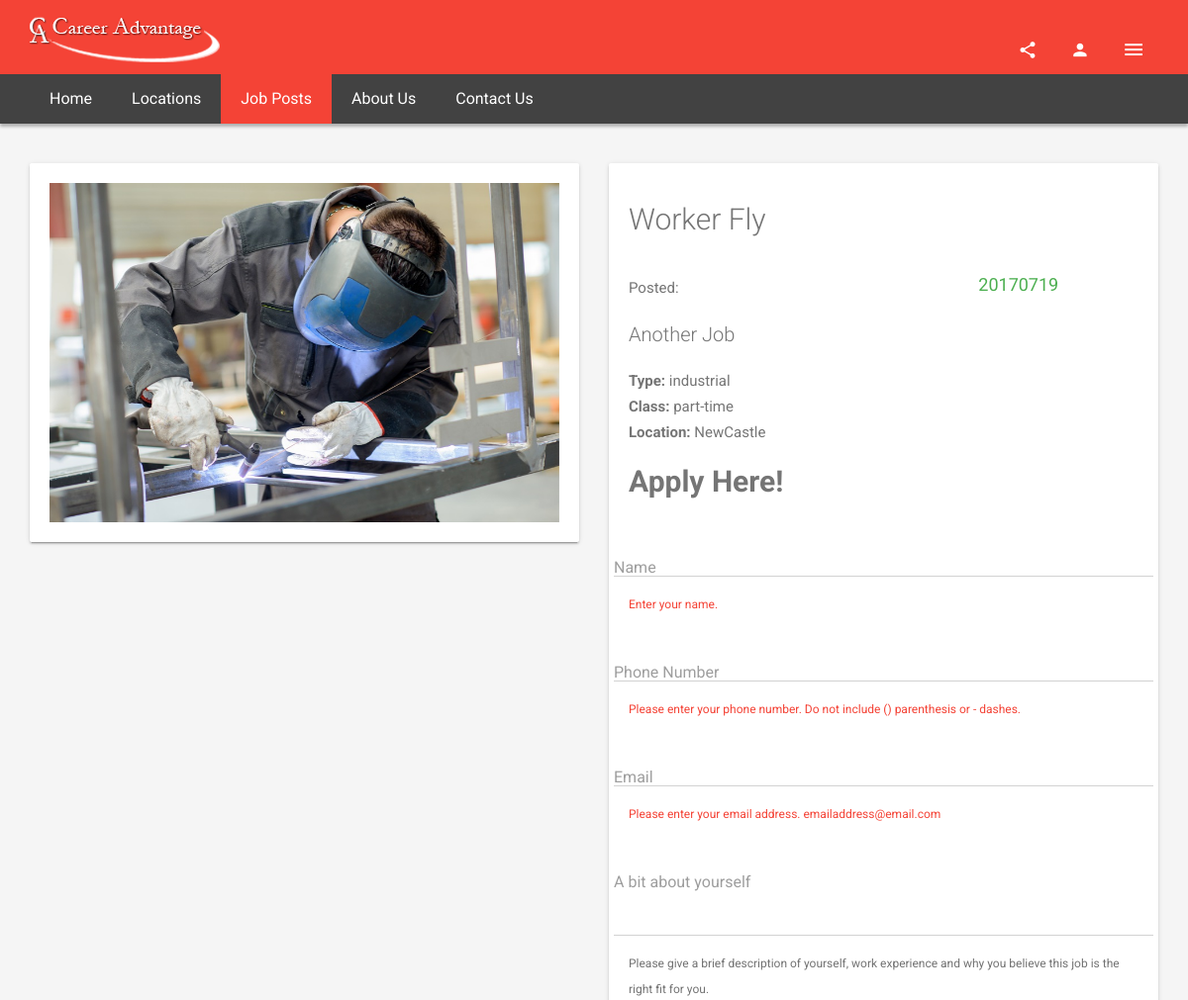
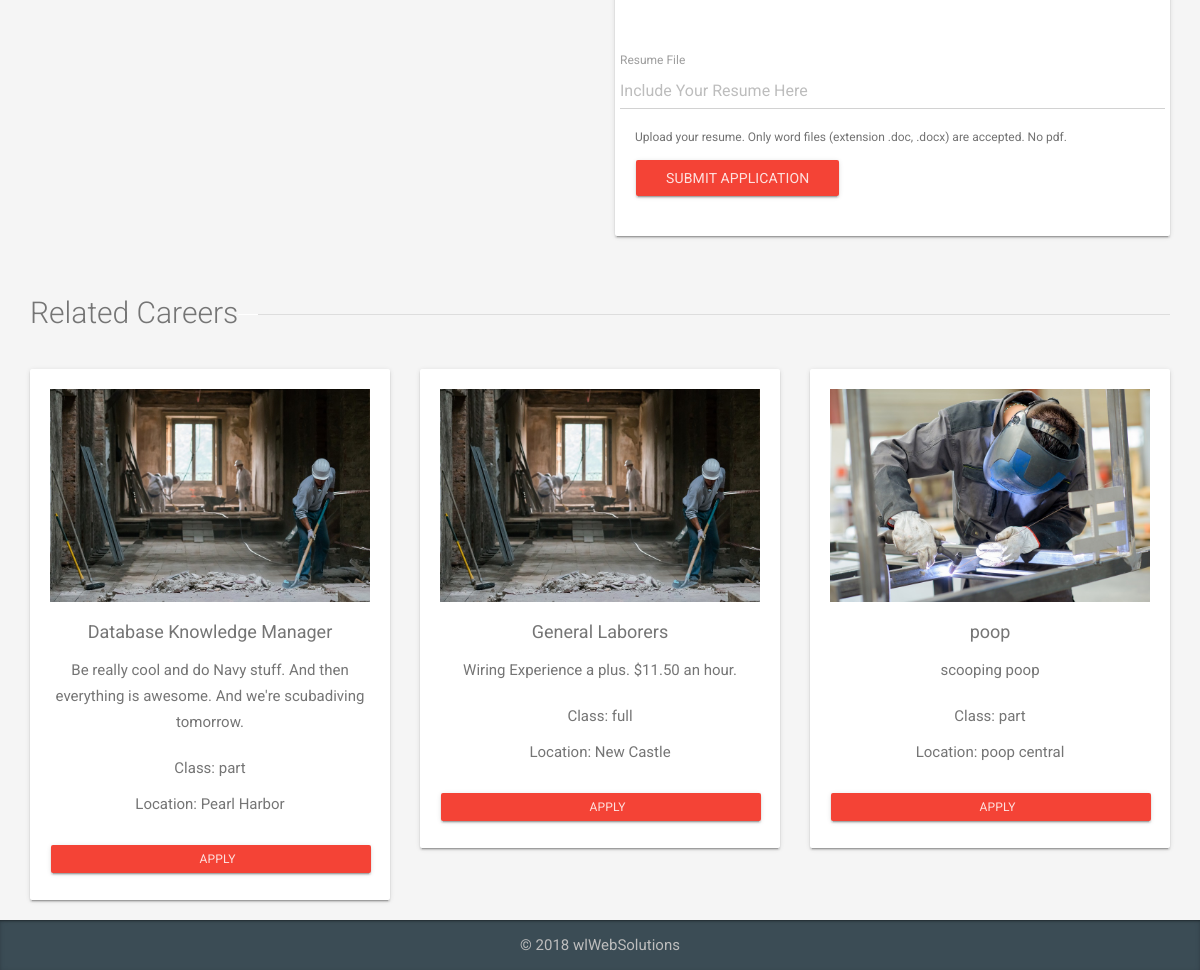
The page /apply.php?id=2 on the database its author committed (2 pictures, top to bottom).
### tables this page shows
CREATE TABLE `jobs` (
  `id` int(11) NOT NULL,
  `name` varchar(255) DEFAULT NULL,
  `class` varchar(255) DEFAULT NULL,
  `type` varchar(255) DEFAULT NULL,
  `location` varchar(255) DEFAULT NULL,
  `description` text,
  `date` int(12) DEFAULT NULL
);

### includes/query_functions.php (called while the page is built, shortened)
<?php
  function find_three_jobs() {
    global $db;
    $sql = "SELECT * FROM jobs ";
    $sql .= "ORDER BY id DESC ";
    $sql .= "LIMIT 3";
    $result = mysqli_query($db, $sql);
    return $result;
  }
  function find_job_by_id($id) {
    global $db;
    $sql = "SELECT * FROM jobs ";
    $sql .= "WHERE id='" . $id . "'";
    $result = mysqli_query($db, $sql);
    $job = mysqli_fetch_assoc($result);
    return $job;
  }
?>

### apply.php (the view, shortened to what this page needs)
<?php
$id = isset($_GET['id']) ? $_GET['id'] : '1';
$job = find_job_by_id($id);
$related = find_three_jobs();
?>
<?php include('/home4/gamergfx/public_html/careeradvantageonline/includes/head.php'); ?>
  <body ng-app>
    <div class="sb-site-container">
      <?php include('/home4/gamergfx/public_html/careeradvantageonline/includes/tophead.php'); ?>
      <?php include('/home4/gamergfx/public_html/careeradvantageonline/includes/nav.php'); ?>
      <div class="container">
        <div class="row">
          <div class="col-md-6">
            <div id="carousel-product" class="ms-carousel ms-carousel-thumb carousel slide animated zoomInUp animation-delay-5" data-ride="carousel">
              <div class="card card-block">
                <div class="carousel-inner" role="listbox">
                  <div class="item active">
                    <img src="assets/img/jobs/<?php echo $job['type']; ?>.jpeg" alt="..."> </div>
                </div>
              </div>
            </div>
          </div>
          <div class="col-md-6">
            <div class="card animated zoomInDown animation-delay-5">
              <div class="card-block">
                <h2><?php echo $job['name']; ?></h2>
                <div class="mb-2 mt-4">
                  <div class="row">
                    <div class="col-sm-6">
                      <span class="mr-2">
                        Posted:
                      </span>
                    </div>
                    <div class="col-sm-6 text-center">
                      <h4 class="color-success no-m text-normal"><?php echo $job['date']; ?></h4>
                    </div>
                  </div>
                </div>
                <p class="lead"><?php echo $job['description']; ?></p>
                <ul class="list-unstyled">
                  <li>
                    <strong>Type: </strong><?php echo $job['type']; ?></li>
                    <li>
                    <strong>Class: </strong><?php echo $job['class'] . "-time"; ?></li>
                    <li>
                    <strong>Location: </strong><?php echo $job['location']; ?></li>
                  <li>
                    <h2><strong>Apply Here!</strong></h2>
                  </li>
                  <form name="myform" class="form-horizontal" enctype="multipart/form-data" action="includes/appsubmit.php?id=<?php echo $id; ?>" method="post" novalidate>
                    <fieldset>
                  <li>
                    <div class="form-group label-floating">
                    <label class="control-label" for="focusedName">Name</label>
                    <input class="form-control" id="focusedName" name="name" type="text" ng-model="user.name"
                    ng-required="true"
                    ng-minlength="2">
                    </div>
                    <p class="help-block color-danger"
                    ng-show="myform.name.$invalid && myform.name.$touched">Enter your name.</p>
                  </li>
                  <li>
                    <div class="form-group label-floating">
                    <label class="control-label" for="focusedPhone">Phone Number</label>
                    <input class="form-control" id="focusedPhone" name="phone" type="number"
                    ng-model="user.phone"
                    ng-required="true"
                    ng-minlength="10"
                    ng-maxlength="11">
                     </div>
                    <p class="help-block color-danger"
                    ng-show="myform.phone.$invalid && myform.phone.$touched">Please enter your phone number. Do not include () parenthesis or - dashes.</p>
                  </li>
                  <li>
                    <div class="form-group label-floating">
                    <label class="control-label" for="focusedEmail">Email</label>
                    <input class="form-control" id="focusedEmail" name="email" type="email"
                    ng-model="email"
                    ng-required="true"
                    ng-minlength="6"
                    ng-maxlength="255">
                    </div>
                    <p class="help-block color-danger"
                    ng-show="myform.email.$invalid && myform.email.$touched">Please enter your email address. emailaddress@email.com</p>
                  </li>
                  <li>
                    <div class="form-group label-floating">
                    <label class="control-label" for="focusedComment">A bit about yourself</label>
                    <textarea rows="3" class="form-control" id="focusedComment" name="comment" type="text"
                    ng-model="comment"
                    ng-required="true"></textarea>
                    </div>
                    <p class="help-block"
                    ng-show="myform.comment.$invalid && myform.comment.$touched">Please give a brief description of yourself, work experience and why you believe this job is the right fit for you.</p>
                  </li>
                  <li>
                    <div class="form-group">
                      <label for="inputFile" class="control-label">Resume File</label>
                        <input type="text" readonly="" class="form-control" name="resume" placeholder="Include Your Resume Here">
                    </div>
                    <p class="help-block">
                          Upload your resume.  Only word files (extension .doc, .docx) are accepted. No pdf.
                    </p>
                  </li>
                  <li>
                    <input type="submit" class="btn btn-raised btn-primary" value="Submit Application"
                    ng-disabled="myform.$invalid">
                    </fieldset>
                    </form>
                </ul>
              </div>
            </div>
          </div>
        </div>
        <h2 class="mt-4 mb-4 right-line">Related Careers</h2>
        <div class="row">
          <?php while($rel = mysqli_fetch_assoc($related)) { ?>
          <div class="col-md-4">
            <div class="card ms-feature wow zoomInUp animation-delay-3">
              <div class="card-block text-center">
                <a href="javascript:void(0)">
                  <img src="assets/img/jobs/<?php echo $rel['type']; ?>.jpeg" alt="" class="img-responsive center-block">
                </a>
                <h4 class="text-normal text-center"><?php echo $rel['name']; ?></h4>
                <p><?php echo $rel['description']; ?></p>
                <div class="mt-2">
                <p>Class: <?php echo $rel['class']; ?></p>
                <p>Location: <?php echo $rel['location']; ?></p>
                </div>
                <form action="<?php echo 'apply.php?id=' . $rel['id']; ?>" method="post">
                  <fieldset>
                    <div class="form-group">
                      <button type="submit" class="btn btn-primary btn-sm btn-block btn-raised mt-2 no-mb">
                                          <i class="zmdi zmdi-shopping-case"></i> Apply</button>
                  </fieldset>
                </form>
              </div>
            </div>
          </div>
          <?php } ?>
        </div>
      </div>
<?php include('/home4/gamergfx/public_html/careeradvantageonline/includes/footer.php'); ?>

### rows shown on the page
jobs: type (picture), name "Worker Fly", date "20170719", description "Another Job", type "industrial", class "part", location "NewCastle"
jobs: type (picture), name "Database Knowledge Manager", description "Be really cool and do Navy stuff. And then everything is awesome. And we're scubadiving tomorrow.", class "part", location "Pearl Harbor"
jobs: type (picture), name "General Laborers", description "Wiring Experience a plus. $11.50 an hour.", class "full", location "New Castle"
jobs: type (picture), name "poop", description "scooping poop", class "part", location "poop central"
